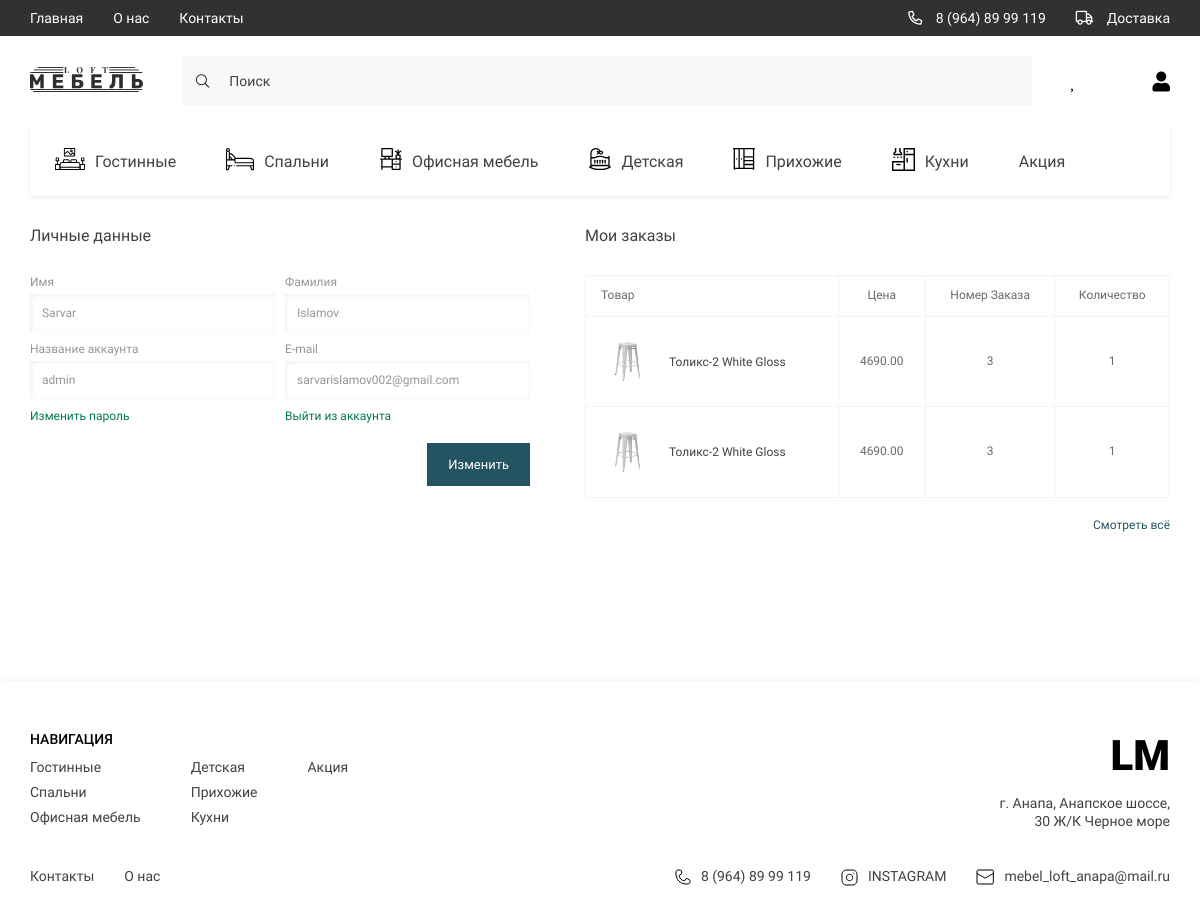
/profile/ (signed in), run on the app's committed database.
### store/models.py (models this page shows, shortened)
class Category(models.Model):
    title = models.CharField(max_length=255, verbose_name='Категория')
    svg = models.FileField(null=True, blank=True, upload_to='category/', verbose_name='Картина svg')
    svg_mobile = models.FileField(null=True, blank=True, upload_to='category/mobile_svg',
                                  verbose_name='Картнина мобильной версии svg')
    slug = models.SlugField(verbose_name='Слаг', unique=True, null=True)
    class Meta:
        verbose_name = 'Категория'
        verbose_name_plural = 'Категории'
    def get_absolute_url(self):
        return reverse('category', kwargs={'slug': self.slug})

class HistoryProducts(models.Model):
    user = models.ForeignKey(User, on_delete=models.CASCADE, verbose_name='Пользователь')
    product = models.ForeignKey(Product, null=True, on_delete=models.CASCADE, verbose_name='Продукт')
    order_number = models.IntegerField(default=0, null=True, verbose_name='Номер заказа')
    price = models.DecimalField(max_digits=12, decimal_places=2, null=True, verbose_name='Цена')
    quantity = models.IntegerField(default=0, verbose_name='Количество')
    class Meta:
        verbose_name = 'Купленый продукт'
        verbose_name_plural = 'Купленые продукты'

class Product(models.Model):
    title = models.CharField(max_length=255, verbose_name='Title')
    category = models.ForeignKey(Category, on_delete=models.CASCADE, verbose_name='Category')
    price = models.DecimalField(max_digits=12, decimal_places=2, verbose_name='Price')
    color = models.CharField(max_length=255, default='Black', verbose_name='Color')
    rating = models.FloatField(default=0, verbose_name='Rating')
    quantity_in_storage = models.IntegerField(default=0, verbose_name='Quantity')
    description = models.TextField(default='Here will be description of product', verbose_name='Discreption')
    depth = models.FloatField(default=0, verbose_name='Depth')
    width = models.FloatField(default=0, verbose_name='Width')
    height = models.FloatField(default=0, verbose_name='Height')
    slug = models.SlugField(verbose_name='Slug', unique=True, null=True)
    class Meta:
        verbose_name = 'Продукт'
        verbose_name_plural = 'Продукты'
    def get_first_image(self):
        error_image = 'https://www.autoglushitel.com/wp-content/uploads/2018/12/13124-600x600.jpg'
        if self.images:
            try:
                return self.images.first().image.url
            except:
                return error_image
        else:
            return error_image

class Gallery(models.Model):
    Product = models.ForeignKey(Product, on_delete=models.CASCADE, verbose_name='Product', related_name='images')
    image = models.ImageField(upload_to='gallery/', verbose_name='Image')
    class Meta:
        verbose_name = 'Gallery'
        verbose_name_plural = 'Galleries'

### store/views.py (the view)
# urls.py: path('profile/', profile_page, name='profile'),
def profile_page(request):
    form = EditAccountForm(instance=request.user if request.user.is_authenticated else None)
    context = {
        'title': 'Профиль',
        'form': form
    }
    history = HistoryProducts.objects.filter(user=request.user)
    if history:
        context['history'] = history
    return render(request, 'store/profile.html', context=context)

### store/forms.py
class EditAccountForm(UserChangeForm):
    username = forms.CharField(required=False, widget=forms.TextInput(attrs={
        'class': 'contact__section-input',
        'placeholder': 'Название аккаунта'
    }))
    first_name = forms.CharField(required=False, widget=forms.TextInput(attrs={
        'class': 'contact__section-input',
        'placeholder': 'Ваше имя'
    }))
    last_name = forms.CharField(required=False, widget=forms.TextInput(attrs={
        'class': 'contact__section-input',
        'placeholder': 'Ваша фамилия'
    }))
    email = forms.EmailField(required=False, widget=forms.EmailInput(attrs={
        'class': 'contact__section-input',
        'placeholder': 'Ваша почта'
    }))
    class Meta:
        model = User
        fields = ('username',
                  'first_name',
                  'last_name',
                  'email')

### store/templatetags/store_tags.py (called while the page is built)
@register.simple_tag()
def get_categories():
    return Category.objects.all()

@register.simple_tag()
def get_footer_categories():
    categories = Category.objects.all()
    footer_categories, footer_subcategories = [], []
    index = 0
    for category in categories:
        if len(footer_subcategories) >= 3:
            temp = footer_subcategories.copy()
            footer_categories.append(temp)
            footer_subcategories.clear()
            if len(categories[index::]) <= 3:
                footer_categories += [categories[index::]]
        index += 1
        footer_subcategories.append(category)
    return footer_categories

### store/templates/store/profile.html (shortened to what this page needs)
{% extends 'base.html' %}
{% load static %}
{% block main %}
<main class="main">
    <div class="profile">
        <div class="container">
            <div class="profile__content">
                {% include 'store/components/_profile_form.html' %}
                {% include 'store/components/_profile_orders.html' %}
            </div>
        </div>
    </div>
</main>
{% endblock main %}

### templates/components/header/_header_list.html
{% load store_tags %}
{% get_categories as categories %}
<ul class="header__list _categories">
    {% for category in categories %}
    <li>
        <a href="{{ category.get_absolute_url }}" class="header__list-links">
            <span class="header__list-img">
                {% if category.svg %}
                <img src="{{ category.svg.url }}" alt="icons">
                {% endif %}
            </span>
            {{ category.title }}
        </a>
    </li>
    {% endfor %}
</ul>

### store/templates/store/components/_profile_form.html (shortened to what this page needs)
<form method="POST" action="{% url 'edit_profile_account' %}" class="profile__form">
    <h2 class="profile__title">Личные данные</h2>
    <div class="profile__form-grid">
        <div class="input__title">
            <h2>Имя</h2>
            {{ form.first_name }}
        </div>
        <div class="input__title">
            <h2>Фамилия</h2>
            {{ form.last_name }}
        </div>
        <div class="input__title">
            <h2>Название аккаунта</h2>
            {{ form.username }}
        </div>
        <div class="input__title">
            <h2>E-mail</h2>
            {{ form.email }}
        </div>
        <a href="{% url 'change_password' %}" style="font-size:12px; color: rgb(1, 120, 83);">Изменить пароль</a>
        <a href="{% url 'logout' %}" style="font-size:12px; color: rgb(1, 120, 83);">Выйти из аккаунта</a>
    </div>
    <button class="btn profile__btn">Изменить</button>
</form>

### store/templates/store/components/_profile_orders.html (shortened to what this page needs)
{% load static %}
<div class="profile__orders">
    <h2 class="profile__title">Мои заказы</h2>
    <table class="profile__table">
        <tr>
            <td colspan="4">Товар</td>
            <td>Цена</td>
            <td>Номер Заказа</td>
            <td>Количество</td>
            <tr>
            {% if history %}
        {% for h in history %}
        <tr>
            <td colspan="4" class="profile__title-adaptive">
                <div class="tabel__item">
                    <img src="{{ h.product.get_first_image }}" alt="img">
                    <span>{{ h.product.title }}</span>
                </div>
            </td>
            <td class="profile__tabel-data">{{ h.price }}</td>
            <td class="profile__tabel-data">{{ h.order_number }}</td>
            <td class="profile__tabel-data">{{ h.quantity }}</td>
        </tr>
        {% endfor %}
        {% endif %}
    </table>
    <a href="#!" class="profile__orders-link">Смотреть всё</a>
</div>

### templates/components/footer/_footer_navigate.html
{% load store_tags %}
{% get_footer_categories as main_categories %}
<div class="footer__navigate">
    <div class="footer__navigate-part">
        <h2 class="footer__navigate-title">НАВИГАЦИЯ</h2>
        <div class="footer__navigate-lists">
            {% for categories in main_categories %}
            <ul class="footer__navigate-list">
                {% for category in categories %}
                        <li><a href="{{ category.get_absolute_url }}" class="footer__navigate-links">{{ category.title }}</a></li>
                {% endfor %}
            </ul>
            {% endfor %}
        </div>
    </div>
    <div class="footer__navigate-part _right">
        <a href="./index.html" class="footer__logo">LM</a>
        <p class="footer__adress">г. Анапа, Анапское шоссе, 30 Ж/К Черное море</p>
    </div>
</div>

### store/static/store/css/style.css (style rules this page uses)
:root { --containerWidth: 1140px; --primaryColor: #414141; --primaryFont: 'Roboto'; --mainColor: #245462; }
* { padding: 0; margin: 0; box-sizing: border-box; text-decoration: none; list-style: none; font-family: var(--primaryFont); }
.container { width: 100%; max-width: calc(var(--containerWidth) + 30px); margin: 0 auto; padding: 0 15px; }
.btn { outline: none; border: none; padding: 13px 20px; font-style: normal; font-weight: normal; font-size: 13px; line-height: 15px; background: var(--mainColor); border: 1px solid var(--mainColor); transition: color .3s linear, background .3s linear; color: #FFFFFF; }
.nav__content-bars, ._categories, .nav__list-links>img, .nav__bars-open, ._truck { display: none; }
.header__list { display: flex; justify-content: space-between; align-items: center; }
.header__list._categories { justify-content: flex-start; width: 100%; overflow-x: scroll; background: #FFFFFF; box-shadow: 0px 2px 4px rgba(0, 0, 0, 0.07); margin-bottom: 30px; }
.header__list-links { padding: 24px 25px; display: flex; justify-content: center; align-items: center; height: 70px; transition: background .3s linear, color .3s linear; width: max-content; font-family: 'Roboto'; font-size: 16px; line-height: 19px; color: #414141; }
.header__list-links img { margin-right: 10px; min-width: 18px; transition: filter .3s linear; }
.main { width: 100%; flex-grow: 1; padding-bottom: 150px; }
.input__title { width: 100%; }
.input__title h2, .textarea__title { font-style: normal; font-weight: normal; font-size: 12px; line-height: 14px; color: #969696; margin-bottom: 5px; }
.contact__section-input, .contact__section-message { width: 100%; font-style: normal; font-weight: normal; font-size: 12px; line-height: 14px; resize: none; color: #969696; padding: 12px; box-shadow: inset 1px 1px 5px rgba(0, 0, 0, 0.07); border: none; outline: none; }
.profile { width: 100%; }
.profile__content { display: flex; justify-content: space-between; }
.profile__form { display: flex; flex-direction: column; width: 100%; max-width: 500px; }
.profile__title { font-style: normal; font-weight: normal; font-size: 16px; line-height: 19px; color: var(--primaryColor); margin-bottom: 30px; }
.profile__form-grid { display: grid; grid-template-columns: repeat(2, 1fr); gap: 10px; }
.profile__table { font-style: normal; font-weight: normal; font-size: 12px; line-height: 147.69%; color: #686868; }
.profile__table td, .profile__table { border: 1px solid #F3F3F3; border-collapse: collapse; }
.profile__table tr td { text-align: center; padding: 25px 15px; }
.profile__table tr:first-child td { padding: 11px 15px; }
.profile__table tr:first-child td:first-child { text-align-last: left; }
.tabel__item { display: flex; align-items: center; }
.tabel__item img { width: 53px; margin-right: 15px; }
.tabel__item span { font-style: normal; font-weight: normal; font-size: 12px; line-height: 14px; color: var(--primaryColor); }
.profile__orders { display: flex; flex-direction: column; width: 100%; max-width: 585px; }
.profile__orders-link { font-style: normal; font-weight: normal; font-size: 12px; line-height: 14px; align-self: flex-end; display: block; margin-top: 20px; color: #245462; width: max-content; }
.profile__btn { align-self: flex-end; margin-top: 20px; }
.footer__navigate { display: flex; width: 100%; justify-content: space-between; margin-bottom: 35px; }
.footer__navigate-part._right { text-align: right; }
.footer__navigate-title { font-weight: 500; font-size: 14px; line-height: 126.69%; color: #000000; margin-bottom: 10px; text-transform: uppercase; }
.footer__navigate-lists { display: flex; }
.footer__navigate-list { display: flex; flex-direction: column; align-items: flex-start; justify-content: flex-start; }
.footer__navigate-list:not(:last-child) { margin-right: 50px; }
.footer__navigate-links { font-size: 14px; line-height: 126.69%; color: #414141; display: block; margin-bottom: 7.24px; transition: color .3s linear; }
.footer__logo { font-weight: 900; font-size: 42px; line-height: 49px; color: #000000; display: block; margin-bottom: 15px; }
.footer__adress { font-size: 14px; line-height: 126.69%; text-align: right; color: #414141; width: 100%; max-width: 171px; }

### data on the page
Category: svg (picture), title "Гостинные"
Category: svg (picture), title "Спальни"
Category: svg (picture), title "Офисная мебель"
Category: svg (picture), title "Детская"
Category: svg (picture), title "Прихожие"
Category: svg (picture), title "Кухни"
Category: title "Акция"
HistoryProducts: product.get_first_image (picture), product "Толикс-2 White Gloss", price "4690.00", order_number "3", quantity "1"
HistoryProducts: product.get_first_image (picture), product "Толикс-2 White Gloss", price "4690.00", order_number "3", quantity "1"
